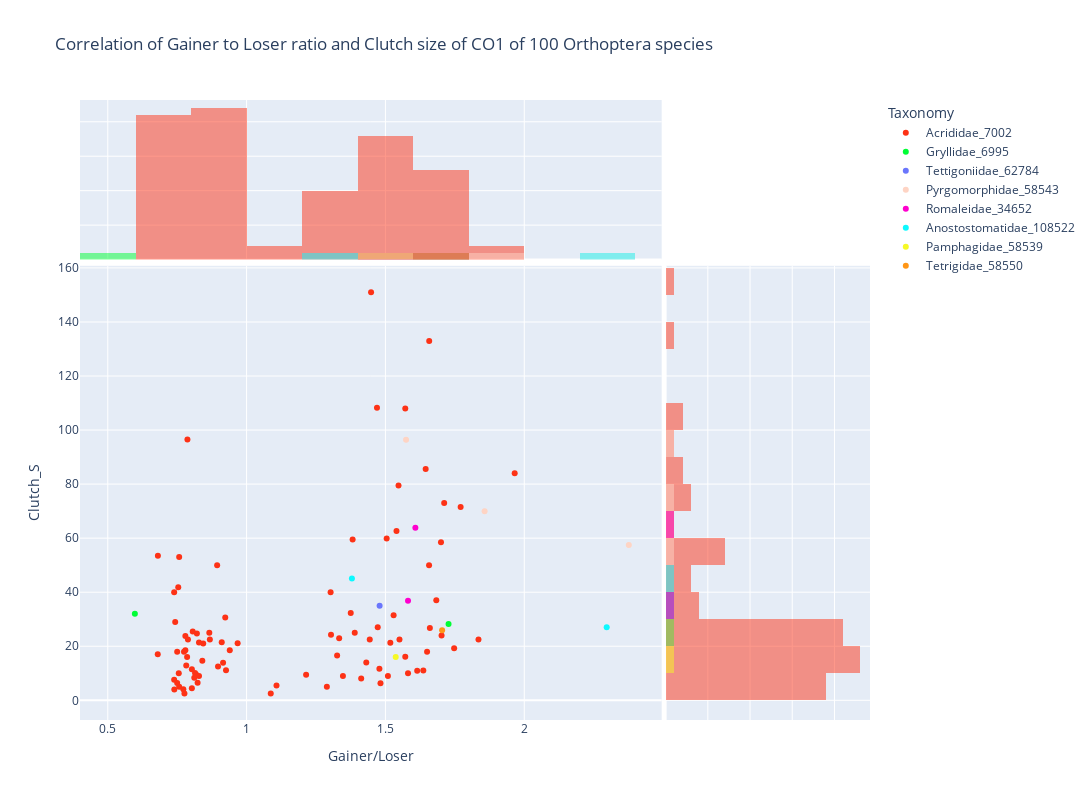

The notebook cell saved with this chart:
### Code cell
fig = px.scatter(fracs, y='Clutch_S', x='Gainer/Loser', color='Taxonomy',  marginal_x='histogram', marginal_y='histogram', color_discrete_sequence=px.colors.qualitative.Light24, hover_data=['Species_name'], title='Correlation of Gainer to Loser ratio and Clutch size of CO1 of 100 Orthoptera species')
fig.update_layout(width=1300,
    height=800,
    )
fig.show()

### Figure 1 — Plotly figure (JSON) as saved in the notebook; plotly's stock layout.template omitted (floating-point values rounded to 4 significant figures)
{"data": [{"customdata": [["Acanthacris_ruficornis"], ["Acrida_bicolor"], ["Acrolophitus_hirtipes"], ["Aeoloplides_turnbulli"], ["Aeropedellus_clavatus"], ["Ageneotettix_deorum"], ["Aiolopus_thalassinus"], ["Amphitornus_coloradus"], ["Arphia_conspersa"], ["Arphia_pseudonietana"], ["Aulocara_elliotti"], ["Aulocara_femoratum"], ["Boopedon_gracile"], ["Boopedon_nubilum"], ["Camnula_pellucida"], ["Choroedocus_capensis"], ["Chorthippus_brunneus"], ["Chorthippus_curtipennis"], ["Chortophaga_viridifasciata"], ["Cordillacris_crenulata"], ["Cordillacris_occipitalis"], ["Dactylotum_bicolor"], ["Dichromorpha_viridis"], ["Dissosteira_carolina"], ["Dociostaurus_maroccanus"], ["Encoptolophus_costalis"], ["Eritettix_simplex"], ["Euthystira_brachyptera"], ["Gastrimargus_africanus"], ["Gastrimargus_marmoratus"], ["Hesperotettix_speciosus"], ["Hesperotettix_viridis"], ["Hypochlora_alba"], ["Leptysma_marginicollis"], ["Locusta_migratoria"], ["Melanoplus_alpinus"], ["Melanoplus_angustipennis"], ["Melanoplus_bivittatus"], ["Melanoplus_borealis"], ["Melanoplus_bowditchi"], ["Melanoplus_bruneri"], ["Melanoplus_confusus"], ["Melanoplus_dawsoni"], ["Melanoplus_devastator"], ["Melanoplus_differentialis"], ["Melanoplus_femurrubrum"], ["Melanoplus_foedus"], ["Melanoplus_gladstoni"], ["Melanoplus_infantilis"], ["Melanoplus_keeleri"], ["Melanoplus_lakinus"], ["Melanoplus_occidentalis"], ["Melanoplus_packardii"], ["Melanoplus_sanguinipes"], ["Melanoplus_scudderi"], ["Mermiria_bivittata"], ["Metator_pardalinus"], ["Myrmeleotettix_maculatus"], ["Nomadacris_septemfasciata"], ["Oedaleus_abruptus"], ["Omocestus_viridulus"], ["Opeia_obscura"], ["Orphulella_pelidna"], ["Orphulella_speciosa"], ["Orthochtha_dasycnemis"], ["Oxya_chinensis"], ["Oxya_japonica"], ["Paracinema_tricolor"], ["Pardalophora_phoenicoptera"], ["Phlibostroma_quadrimaculatum"], ["Phoetaliotes_nebrascensis"], ["Psoloessa_delicatula"], ["Ronderosia_bergii"], ["Schistocerca_americana"], ["Schistocerca_cancellata"], ["Schistocerca_gregaria"], ["Schistocerca_lineata"], ["Spathosternum_prasiniferum"], ["Spharagemon_collare"], ["Stenacris_vitreipennis"], ["Stenobothrus_lineatus"], ["Stethophyma_grossum"], ["Syrbula_admirabilis"], ["Syrbula_montezuma"], ["Trachyrhachys_kiowa"], ["Trimerotropis_pallidipennis"], ["Xanthippus_corallipes"], ["Xenocatantops_humilis"]], "hovertemplate": "Taxonomy=Acrididae_7002<br>Gainer/Loser=%{x}<br>Clutch_S=%{y}<br>Species_name=%{customdata[0]}<extra></extra>", "legendgroup": "Acrididae_7002", "marker": {"color": "#FD3216", "symbol": "circle"}, "mode": "markers", "name": "Acrididae_7002", "orientation": "v", "showlegend": true, "type": "scatter", "x": [1.448, 1.382, 1.636, 0.9394, 0.8235, 0.8028, 1.747, 0.7397, 0.7794, 0.7429, 1.413, 1.581, 0.9231, 1.657, 0.9677, 1.547, 0.8143, 0.7571, 1.702, 1.087, 0.7761, 0.9153, 1.66, 0.6806, 1.389, 0.68, 0.7746, 1.108, 0.8939, 1.966, 1.326, 1.509, 0.8182, 0.75, 1.771, 0.7557, 1.571, 1.504, 0.8406, 0.8971, 0.9104, 1.478, 1.614, 0.806, 1.47, 1.551, 1.333, 0.7887, 0.8028, 0.8437, 1.518, 1.347, 0.8676, 0.8286, 0.7794, 1.65, 0.7857, 0.7722, 1.658, 1.835, 1.289, 0.8286, 0.8116, 0.9259, 1.529, 1.375, 1.304, 0.7869, 1.7, 1.214, 0.8657, 0.75, 0.7391, 1.571, 1.712, 1.54, 1.645, 1.443, 0.8209, 1.431, 1.482, 0.7391, 0.7538, 1.303, 0.7826, 1.683, 0.7571, 1.472], "xaxis": "x", "y": [151, 59.5, 11, 18.5, 6.5, 4.5, 19.25, 4, 18.55, 29, 8.1, 10, 30.6, 50, 21.15, 79.5, 10.1, 5, 24.01, 2.5, 2.5, 13.85, 26.8, 53.5, 25, 17, 18, 5.5, 50, 84, 16.6, 9, 9.555, 6.41, 71.5, 10, 16.13, 59.85, 14.6, 12.5, 21.5, 11.69, 10.9, 25.5, 108.2, 22.5, 23, 22.5, 11.5, 21, 21.25, 9, 22.5, 21.4, 23.8, 17.95, 16, 4.1, 133, 22.5, 5, 9, 8.3, 11.1, 31.5, 32.3, 24.21, 96.5, 58.5, 9.5, 25, 18, 7.6, 108, 73, 62.63, 85.6, 22.5, 24.75, 14, 6.35, 40, 41.8, 40, 12.85, 37, 53, 27], "yaxis": "y"}, {"alignmentgroup": "True", "bingroup": "x", "hovertemplate": "Taxonomy=Acrididae_7002<br>Gainer/Loser=%{x}<br>count=%{y}<extra></extra>", "legendgroup": "Acrididae_7002", "marker": {"color": "#FD3216"}, "name": "Acrididae_7002", "offsetgroup": "Acrididae_7002", "opacity": 0.5, "showlegend": false, "type": "histogram", "x": [1.448, 1.382, 1.636, 0.9394, 0.8235, 0.8028, 1.747, 0.7397, 0.7794, 0.7429, 1.413, 1.581, 0.9231, 1.657, 0.9677, 1.547, 0.8143, 0.7571, 1.702, 1.087, 0.7761, 0.9153, 1.66, 0.6806, 1.389, 0.68, 0.7746, 1.108, 0.8939, 1.966, 1.326, 1.509, 0.8182, 0.75, 1.771, 0.7557, 1.571, 1.504, 0.8406, 0.8971, 0.9104, 1.478, 1.614, 0.806, 1.47, 1.551, 1.333, 0.7887, 0.8028, 0.8437, 1.518, 1.347, 0.8676, 0.8286, 0.7794, 1.65, 0.7857, 0.7722, 1.658, 1.835, 1.289, 0.8286, 0.8116, 0.9259, 1.529, 1.375, 1.304, 0.7869, 1.7, 1.214, 0.8657, 0.75, 0.7391, 1.571, 1.712, 1.54, 1.645, 1.443, 0.8209, 1.431, 1.482, 0.7391, 0.7538, 1.303, 0.7826, 1.683, 0.7571, 1.472], "xaxis": "x3", "yaxis": "y3"}, {"alignmentgroup": "True", "bingroup": "y", "hovertemplate": "Taxonomy=Acrididae_7002<br>Clutch_S=%{y}<br>count=%{x}<extra></extra>", "legendgroup": "Acrididae_7002", "marker": {"color": "#FD3216"}, "name": "Acrididae_7002", "offsetgroup": "Acrididae_7002", "opacity": 0.5, "showlegend": false, "type": "histogram", "xaxis": "x2", "y": [151, 59.5, 11, 18.5, 6.5, 4.5, 19.25, 4, 18.55, 29, 8.1, 10, 30.6, 50, 21.15, 79.5, 10.1, 5, 24.01, 2.5, 2.5, 13.85, 26.8, 53.5, 25, 17, 18, 5.5, 50, 84, 16.6, 9, 9.555, 6.41, 71.5, 10, 16.13, 59.85, 14.6, 12.5, 21.5, 11.69, 10.9, 25.5, 108.2, 22.5, 23, 22.5, 11.5, 21, 21.25, 9, 22.5, 21.4, 23.8, 17.95, 16, 4.1, 133, 22.5, 5, 9, 8.3, 11.1, 31.5, 32.3, 24.21, 96.5, 58.5, 9.5, 25, 18, 7.6, 108, 73, 62.63, 85.6, 22.5, 24.75, 14, 6.35, 40, 41.8, 40, 12.85, 37, 53, 27], "yaxis": "y2"}, {"customdata": [["Acheta_domesticus"], ["Oecanthus_nigricornis"]], "hovertemplate": "Taxonomy=Gryllidae_6995<br>Gainer/Loser=%{x}<br>Clutch_S=%{y}<br>Species_name=%{customdata[0]}<extra></extra>", "legendgroup": "Gryllidae_6995", "marker": {"color": "#00FE35", "symbol": "circle"}, "mode": "markers", "name": "Gryllidae_6995", "orientation": "v", "showlegend": true, "type": "scatter", "x": [1.727, 0.5976], "xaxis": "x", "y": [28.2, 32], "yaxis": "y"}, {"alignmentgroup": "True", "bingroup": "x", "hovertemplate": "Taxonomy=Gryllidae_6995<br>Gainer/Loser=%{x}<br>count=%{y}<extra></extra>", "legendgroup": "Gryllidae_6995", "marker": {"color": "#00FE35"}, "name": "Gryllidae_6995", "offsetgroup": "Gryllidae_6995", "opacity": 0.5, "showlegend": false, "type": "histogram", "x": [1.727, 0.5976], "xaxis": "x3", "yaxis": "y3"}, {"alignmentgroup": "True", "bingroup": "y", "hovertemplate": "Taxonomy=Gryllidae_6995<br>Clutch_S=%{y}<br>count=%{x}<extra></extra>", "legendgroup": "Gryllidae_6995", "marker": {"color": "#00FE35"}, "name": "Gryllidae_6995", "offsetgroup": "Gryllidae_6995", "opacity": 0.5, "showlegend": false, "type": "histogram", "xaxis": "x2", "y": [28.2, 32], "yaxis": "y2"}, {"customdata": [["Anabrus_simplex"]], "hovertemplate": "Taxonomy=Tettigoniidae_62784<br>Gainer/Loser=%{x}<br>Clutch_S=%{y}<br>Species_name=%{customdata[0]}<extra></extra>", "legendgroup": "Tettigoniidae_62784", "marker": {"color": "#6A76FC", "symbol": "circle"}, "mode": "markers", "name": "Tettigoniidae_62784", "orientation": "v", "showlegend": true, "type": "scatter", "x": [1.479], "xaxis": "x", "y": [35], "yaxis": "y"}, {"alignmentgroup": "True", "bingroup": "x", "hovertemplate": "Taxonomy=Tettigoniidae_62784<br>Gainer/Loser=%{x}<br>count=%{y}<extra></extra>", "legendgroup": "Tettigoniidae_62784", "marker": {"color": "#6A76FC"}, "name": "Tettigoniidae_62784", "offsetgroup": "Tettigoniidae_62784", "opacity": 0.5, "showlegend": false, "type": "histogram", "x": [1.479], "xaxis": "x3", "yaxis": "y3"}, {"alignmentgroup": "True", "bingroup": "y", "hovertemplate": "Taxonomy=Tettigoniidae_62784<br>Clutch_S=%{y}<br>count=%{x}<extra></extra>", "legendgroup": "Tettigoniidae_62784", "marker": {"color": "#6A76FC"}, "name": "Tettigoniidae_62784", "offsetgroup": "Tettigoniidae_62784", "opacity": 0.5, "showlegend": false, "type": "histogram", "xaxis": "x2", "y": [35], "yaxis": "y2"}, {"customdata": [["Aularches_miliaris"], ["Zonocerus_elegans"], ["Zonocerus_variegatus"]], "hovertemplate": "Taxonomy=Pyrgomorphidae_58543<br>Gainer/Loser=%{x}<br>Clutch_S=%{y}<br>Species_name=%{customdata[0]}<extra></extra>", "legendgroup": "Pyrgomorphidae_58543", "marker": {"color": "#FED4C4", "symbol": "circle"}, "mode": "markers", "name": "Pyrgomorphidae_58543", "orientation": "v", "showlegend": true, "type": "scatter", "x": [1.574, 1.857, 2.377], "xaxis": "x", "y": [96.4, 70, 57.5], "yaxis": "y"}, {"alignmentgroup": "True", "bingroup": "x", "hovertemplate": "Taxonomy=Pyrgomorphidae_58543<br>Gainer/Loser=%{x}<br>count=%{y}<extra></extra>", "legendgroup": "Pyrgomorphidae_58543", "marker": {"color": "#FED4C4"}, "name": "Pyrgomorphidae_58543", "offsetgroup": "Pyrgomorphidae_58543", "opacity": 0.5, "showlegend": false, "type": "histogram", "x": [1.574, 1.857, 2.377], "xaxis": "x3", "yaxis": "y3"}, {"alignmentgroup": "True", "bingroup": "y", "hovertemplate": "Taxonomy=Pyrgomorphidae_58543<br>Clutch_S=%{y}<br>count=%{x}<extra></extra>", "legendgroup": "Pyrgomorphidae_58543", "marker": {"color": "#FED4C4"}, "name": "Pyrgomorphidae_58543", "offsetgroup": "Pyrgomorphidae_58543", "opacity": 0.5, "showlegend": false, "type": "histogram", "xaxis": "x2", "y": [96.4, 70, 57.5], "yaxis": "y2"}, {"customdata": [["Brachystola_magna"], ["Romalea_microptera"]], "hovertemplate": "Taxonomy=Romaleidae_34652<br>Gainer/Loser=%{x}<br>Clutch_S=%{y}<br>Species_name=%{customdata[0]}<extra></extra>", "legendgroup": "Romaleidae_34652", "marker": {"color": "#FE00CE", "symbol": "circle"}, "mode": "markers", "name": "Romaleidae_34652", "orientation": "v", "showlegend": true, "type": "scatter", "x": [1.581, 1.608], "xaxis": "x", "y": [36.84, 63.85], "yaxis": "y"}, {"alignmentgroup": "True", "bingroup": "x", "hovertemplate": "Taxonomy=Romaleidae_34652<br>Gainer/Loser=%{x}<br>count=%{y}<extra></extra>", "legendgroup": "Romaleidae_34652", "marker": {"color": "#FE00CE"}, "name": "Romaleidae_34652", "offsetgroup": "Romaleidae_34652", "opacity": 0.5, "showlegend": false, "type": "histogram", "x": [1.581, 1.608], "xaxis": "x3", "yaxis": "y3"}, {"alignmentgroup": "True", "bingroup": "y", "hovertemplate": "Taxonomy=Romaleidae_34652<br>Clutch_S=%{y}<br>count=%{x}<extra></extra>", "legendgroup": "Romaleidae_34652", "marker": {"color": "#FE00CE"}, "name": "Romaleidae_34652", "offsetgroup": "Romaleidae_34652", "opacity": 0.5, "showlegend": false, "type": "histogram", "xaxis": "x2", "y": [36.84, 63.85], "yaxis": "y2"}, {"customdata": [["Deinacrida_fallai"], ["Hemiandrus_pallitarsis"]], "hovertemplate": "Taxonomy=Anostostomatidae_108522<br>Gainer/Loser=%{x}<br>Clutch_S=%{y}<br>Species_name=%{customdata[0]}<extra></extra>", "legendgroup": "Anostostomatidae_108522", "marker": {"color": "#0DF9FF", "symbol": "circle"}, "mode": "markers", "name": "Anostostomatidae_108522", "orientation": "v", "showlegend": true, "type": "scatter", "x": [2.297, 1.379], "xaxis": "x", "y": [27, 45.1], "yaxis": "y"}, {"alignmentgroup": "True", "bingroup": "x", "hovertemplate": "Taxonomy=Anostostomatidae_108522<br>Gainer/Loser=%{x}<br>count=%{y}<extra></extra>", "legendgroup": "Anostostomatidae_108522", "marker": {"color": "#0DF9FF"}, "name": "Anostostomatidae_108522", "offsetgroup": "Anostostomatidae_108522", "opacity": 0.5, "showlegend": false, "type": "histogram", "x": [2.297, 1.379], "xaxis": "x3", "yaxis": "y3"}, {"alignmentgroup": "True", "bingroup": "y", "hovertemplate": "Taxonomy=Anostostomatidae_108522<br>Clutch_S=%{y}<br>count=%{x}<extra></extra>", "legendgroup": "Anostostomatidae_108522", "marker": {"color": "#0DF9FF"}, "name": "Anostostomatidae_108522", "offsetgroup": "Anostostomatidae_108522", "opacity": 0.5, "showlegend": false, "type": "histogram", "xaxis": "x2", "y": [27, 45.1], "yaxis": "y2"}, {"customdata": [["Prionotropis_hystrix"]], "hovertemplate": "Taxonomy=Pamphagidae_58539<br>Gainer/Loser=%{x}<br>Clutch_S=%{y}<br>Species_name=%{customdata[0]}<extra></extra>", "legendgroup": "Pamphagidae_58539", "marker": {"color": "#F6F926", "symbol": "circle"}, "mode": "markers", "name": "Pamphagidae_58539", "orientation": "v", "showlegend": true, "type": "scatter", "x": [1.537], "xaxis": "x", "y": [16], "yaxis": "y"}, {"alignmentgroup": "True", "bingroup": "x", "hovertemplate": "Taxonomy=Pamphagidae_58539<br>Gainer/Loser=%{x}<br>count=%{y}<extra></extra>", "legendgroup": "Pamphagidae_58539", "marker": {"color": "#F6F926"}, "name": "Pamphagidae_58539", "offsetgroup": "Pamphagidae_58539", "opacity": 0.5, "showlegend": false, "type": "histogram", "x": [1.537], "xaxis": "x3", "yaxis": "y3"}, {"alignmentgroup": "True", "bingroup": "y", "hovertemplate": "Taxonomy=Pamphagidae_58539<br>Clutch_S=%{y}<br>count=%{x}<extra></extra>", "legendgroup": "Pamphagidae_58539", "marker": {"color": "#F6F926"}, "name": "Pamphagidae_58539", "offsetgroup": "Pamphagidae_58539", "opacity": 0.5, "showlegend": false, "type": "histogram", "xaxis": "x2", "y": [16], "yaxis": "y2"}, {"customdata": [["Tetrix_subulata"]], "hovertemplate": "Taxonomy=Tetrigidae_58550<br>Gainer/Loser=%{x}<br>Clutch_S=%{y}<br>Species_name=%{customdata[0]}<extra></extra>", "legendgroup": "Tetrigidae_58550", "marker": {"color": "#FF9616", "symbol": "circle"}, "mode": "markers", "name": "Tetrigidae_58550", "orientation": "v", "showlegend": true, "type": "scatter", "x": [1.704], "xaxis": "x", "y": [25.9], "yaxis": "y"}, {"alignmentgroup": "True", "bingroup": "x", "hovertemplate": "Taxonomy=Tetrigidae_58550<br>Gainer/Loser=%{x}<br>count=%{y}<extra></extra>", "legendgroup": "Tetrigidae_58550", "marker": {"color": "#FF9616"}, "name": "Tetrigidae_58550", "offsetgroup": "Tetrigidae_58550", "opacity": 0.5, "showlegend": false, "type": "histogram", "x": [1.704], "xaxis": "x3", "yaxis": "y3"}, {"alignmentgroup": "True", "bingroup": "y", "hovertemplate": "Taxonomy=Tetrigidae_58550<br>Clutch_S=%{y}<br>count=%{x}<extra></extra>", "legendgroup": "Tetrigidae_58550", "marker": {"color": "#FF9616"}, "name": "Tetrigidae_58550", "offsetgroup": "Tetrigidae_58550", "opacity": 0.5, "showlegend": false, "type": "histogram", "xaxis": "x2", "y": [25.9], "yaxis": "y2"}], "layout": {"barmode": "overlay", "height": 800, "legend": {"title": {"text": "Taxonomy"}, "tracegroupgap": 0}, "title": {"text": "Correlation of Gainer to Loser ratio and Clutch size of CO1 of 100 Orthoptera species"}, "width": 1300, "xaxis": {"anchor": "y", "domain": [0, 0.7363], "title": {"text": "Gainer/Loser"}}, "xaxis2": {"anchor": "y2", "domain": [0.7413, 1], "matches": "x2", "showgrid": true, "showline": false, "showticklabels": false, "ticks": ""}, "xaxis3": {"anchor": "y3", "domain": [0, 0.7363], "matches": "x", "showgrid": true, "showticklabels": false}, "xaxis4": {"anchor": "y4", "domain": [0.7413, 1], "matches": "x2", "showgrid": true, "showline": false, "showticklabels": false, "ticks": ""}, "yaxis": {"anchor": "x", "domain": [0, 0.7326], "title": {"text": "Clutch_S"}}, "yaxis2": {"anchor": "x2", "domain": [0, 0.7326], "matches": "y", "showgrid": true, "showticklabels": false}, "yaxis3": {"anchor": "x3", "domain": [0.7426, 1], "matches": "y3", "showgrid": true, "showline": false, "showticklabels": false, "ticks": ""}, "yaxis4": {"anchor": "x4", "domain": [0.7426, 1], "matches": "y3", "showgrid": true, "showline": false, "showticklabels": false, "ticks": ""}}}
